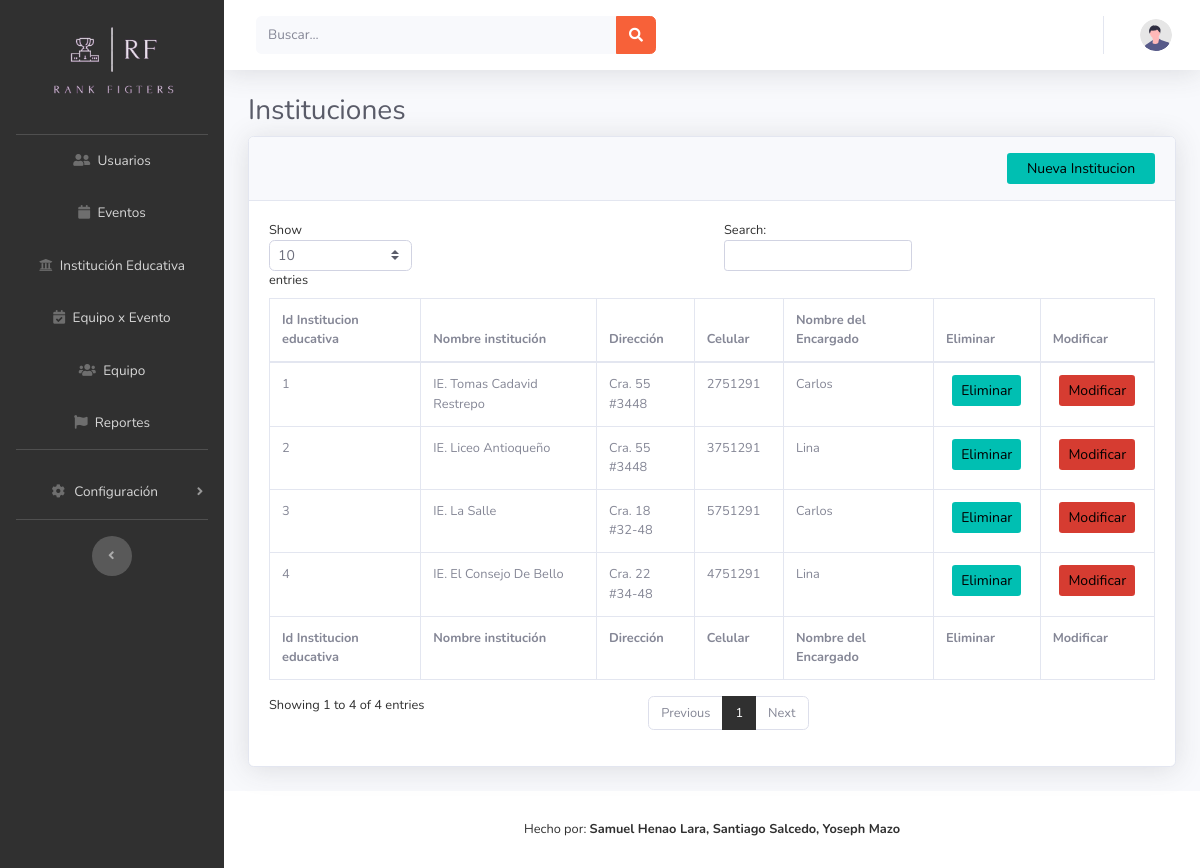
The app's page /Vista/App/Admon/Institucion.php with its own data.
### tables this page shows
CREATE TABLE `insteduc` (
  `idinsteduc` int(11) NOT NULL,
  `NombreIE` varchar(50) NOT NULL,
  `Direccion` varchar(50) NOT NULL,
  `Celular` varchar(50) NOT NULL,
  `idEncargado` int(11) NOT NULL
);

CREATE TABLE `usuario` (
  `idUsuario` int(11) NOT NULL,
  `idTipodoc` int(11) NOT NULL,
  `idTipoUsuario` int(11) NOT NULL,
  `documento` int(10) NOT NULL,
  `Nombre` varchar(50) NOT NULL,
  `Apellido` varchar(50) NOT NULL,
  `Fecha` date NOT NULL,
  `Direccion` varchar(50) NOT NULL,
  `Correo` varchar(50) NOT NULL,
  `Telefono` varchar(50) NOT NULL,
  `contraseña` varchar(50) NOT NULL
);

### Vista/App/Admon/Institucion.php (the view, shortened to what this page needs)
<?php
include('Menu.php');
?>
                <div class="container-fluid">
                    <h1 class="h3 mb-2 text-gray-800">Instituciones</h1>
                    <div class="card shadow mb-4">
                        <div class="col-md-12 align-self-end card-header py-3 justify-content-end">
                            <button class="btn btn-sm bg-gradient-primary offset-md-10 col-md-2 " data-toggle="modal" data-target="#exampleModal">Nueva Institucion</button>
                        </div>
                        <div class="card-body">
                            <div class="table-responsive">
                                <table class="table table-bordered" id="dataTable" width="100%" cellspacing="0">
                                    <thead>
                                        <tr>
                                            <th>Id Institucion educativa</th>
                                            <th>Nombre institución</th>
                                            <th>Dirección</th>
                                            <th>Celular</th>
                                            <th>Nombre del Encargado</th>
                                            <th>Eliminar</th>
                                            <th>Modificar</th>
                                        </tr>
                                    </thead>
                                    <tfoot>
                                        <tr>
                                        <th>Id Institucion educativa</th>
                                            <th>Nombre institución</th>
                                            <th>Dirección</th>
                                            <th>Celular</th>
                                            <th>Nombre del Encargado</th>
                                            <th>Eliminar</th>
                                            <th>Modificar</th>
                                        </tr>
                                        </tfoot>
                    <?php
                      include( '../../../Control/conex.php');
                      $cons = $conexion -> query("SELECT idinsteduc, NombreIE, insteduc.Direccion, Celular, usuario.Nombre FROM insteduc INNER JOIN usuario ON usuario.idUsuario = insteduc.idEncargado");
                      while ($row = $cons -> fetch_row()) {
                    ?>
                <tr>
            <td><?php echo number_format(''.$row[0].''); ?></td>
            <td><?php echo ''.$row[1].''; ?></td>
            <td><?php echo ''.$row[2].''; ?></td>
            <td><?php echo ''.$row[3].''; ?></td>
            <td><?php echo ''.$row[4].''; ?></td>
            <td> <center><button type="submit" class="btn btn-sm bg-gradient-primary" name="EliminaInstitu" onclick="location='../../../Control/BorrarInstitu.php?id=<?php echo ''.$row[0].'' ?>'">Eliminar</button></center></td>
            <td> <center> <button type="submit" class="btn btn-sm bg-gradient-danger"  onclick="location='ConsultaInstitucion.php?id=<?php echo ''.$row[0].''; ?>'"  >Modificar</button>
       </tr>
       <?php }   ?>
    </table>
   </div>
  </div>
 </div>
</div>
            </div>
            <footer class="sticky-footer bg-white">
                <div class="container my-auto">
                    <div class="copyright text-center my-auto">
                        <span> Hecho por: <strong>Samuel Henao Lara, Santiago Salcedo, Yoseph Mazo</span>
                    </div>
                </div>
            </footer>
        </div>
    </div>
</body>
</html>

### records on screen
insteduc: idinsteduc "1", NombreIE "IE. Tomas Cadavid Restrepo", Direccion "Cra. 55 #3448", Celular "2751291", idEncargado.Nombre "Carlos"
insteduc: idinsteduc "2", NombreIE "IE. Liceo Antioqueño", Direccion "Cra. 55 #3448", Celular "3751291", idEncargado.Nombre "Lina"
insteduc: idinsteduc "3", NombreIE "IE. La Salle", Direccion "Cra. 18 #32-48", Celular "5751291", idEncargado.Nombre "Carlos"
insteduc: idinsteduc "4", NombreIE "IE. El Consejo De Bello", Direccion "Cra. 22 #34-48", Celular "4751291", idEncargado.Nombre "Lina"
